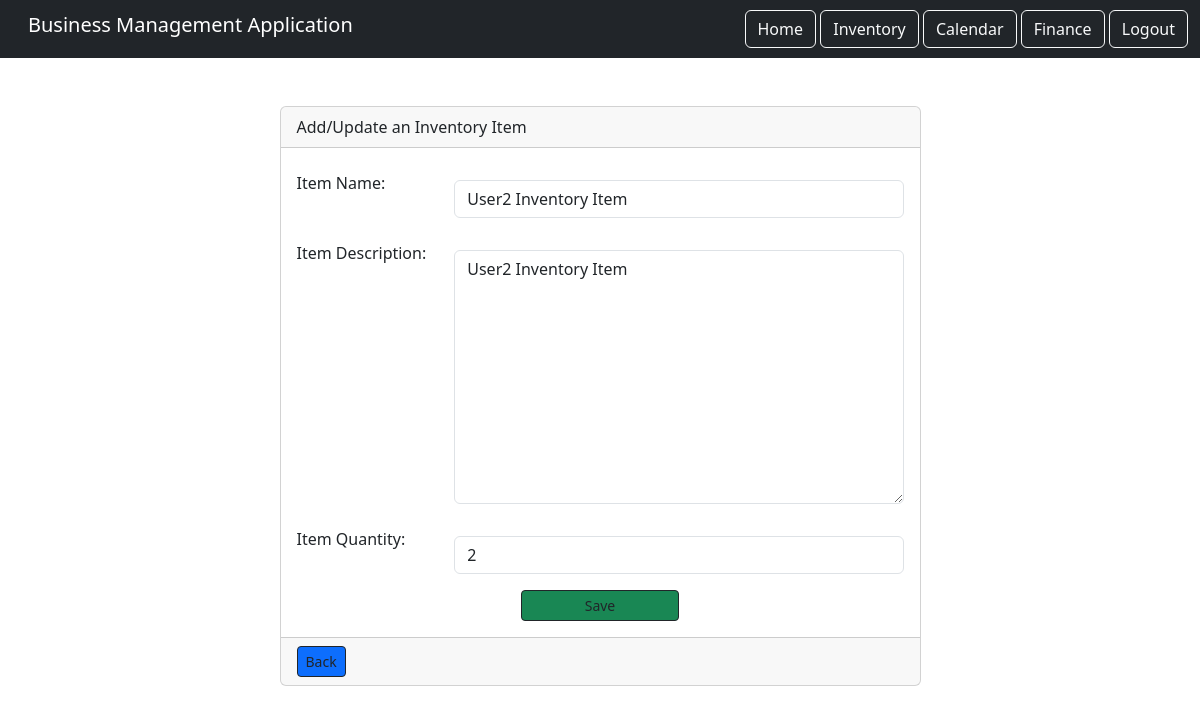
Page /inventory/36/edit (signed in) on the earlier database version.
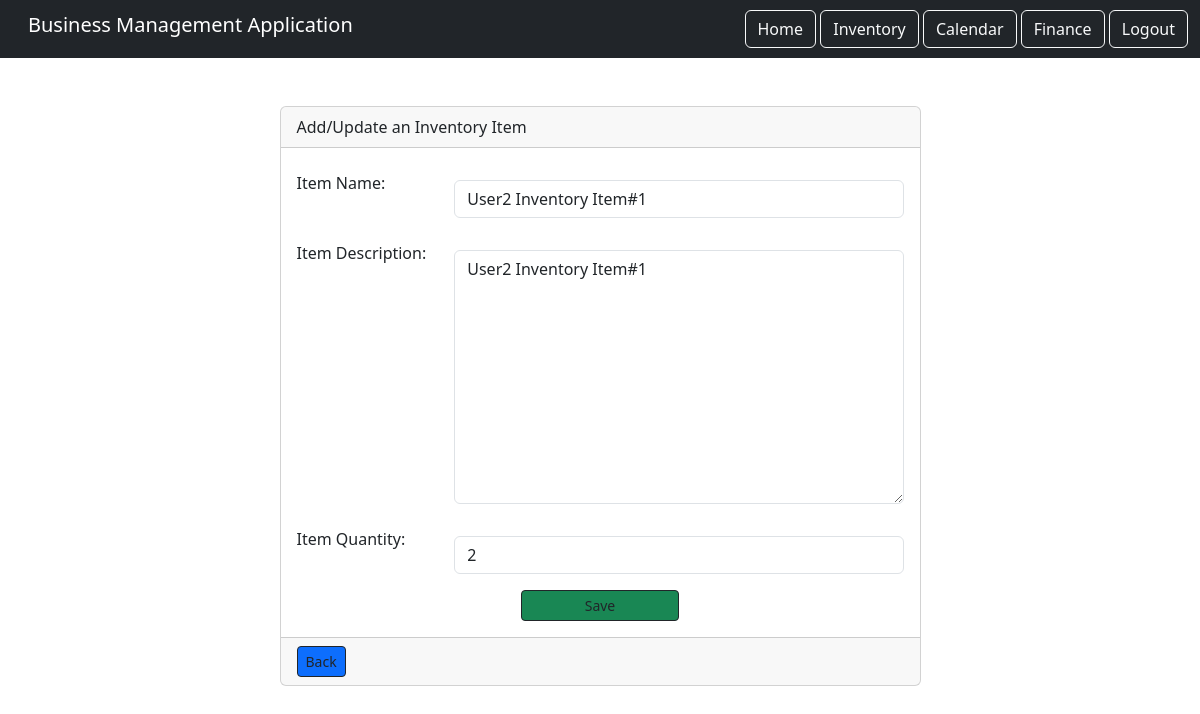
Same page on the later database version.
### inventory_component/models.py (models this page shows)
class Inventory(models.Model):
    item = models.CharField(max_length=500)
    description = models.TextField()
    quantity = models.PositiveIntegerField()
    user = models.ForeignKey(User, on_delete=models.CASCADE, related_name='items')

### inventory_component/views.py (the view)
# urls.py: path('<int:pk>/edit', views.UpdateItem.as_view(), name="item.update"),
class UpdateItem(LoginRequiredMixin, UpdateView):
    model = Inventory
    success_url = '/inventory/'
    form_class = ItemForm
    context_object_name = "item"
    template_name = "inventory_add.html"
    login_url = '/login'
    def get_queryset(self):
        return self.request.user.items.all()

### inventory_component/forms.py
class ItemForm(ModelForm):
    class Meta:
        model = Inventory
        fields = ('item', 'description', 'quantity')
        widgets = {
            'item': TextInput(attrs={'class': 'form-control my-3'}),
            'description': Textarea(attrs={'class': 'form-control my-3'}),
            'quantity': TextInput(attrs={'class': 'form-control my-3'})
        }
        labels = {
            'item': 'Item Name',
            'description': 'Item Description',
            'quantity': 'Item Quantity'
        }

### inventory_component/templates/inventory_add.html (shortened to what this page needs)
{% extends 'base.html' %}
{% load static %}
{% block content %}
<div class="row">
    <div class="col-md-7 mx-auto">
        <div class="card">
            <div class="card-header">Add/Update an Inventory Item</div>
            <div class="card-body">
                <form action="" method="post">
                    <div class="form-group row">
                        <label class="col-md-3 col-form-label">{{ form.item.label_tag }}</label>
                        <div class="col-md-9">
                            {{ form.item }}
                        </div>
                    </div>
                    <div class="form-group row">
                        <label class="col-md-3 col-form-label">{{ form.description.label_tag }}</label>
                        <div class="col-md-9">
                            {{ form.description }}
                        </div>
                    </div>
                    <div class="form-group row">
                        <label class="col-md-3 col-form-label">{{ form.quantity.label_tag }}</label>
                        <div class="col-md-9">
                            {{ form.quantity }}
                        </div>
                    </div>
                    <div class="row d-flex justify-content-center">
                        <button type="submit" class="btn btn-sm btn-success w-25 btn-outline-dark">Save</button>
                    </div>
                </form>
            </div>
            <div class="card-footer">
                <a href="{% url 'inventory_list' %}" class="btn btn-sm btn-primary btn-outline-dark">Back</a>
            </div>
        </div>
    </div>
</div>
{% endblock content %}

Differences in the rows shown:
changed Inventory: item "User2 Inventory Item" → "User2 Inventory Item#1"; description "User2 Inventory Item" → "User2 Inventory Item#1"
